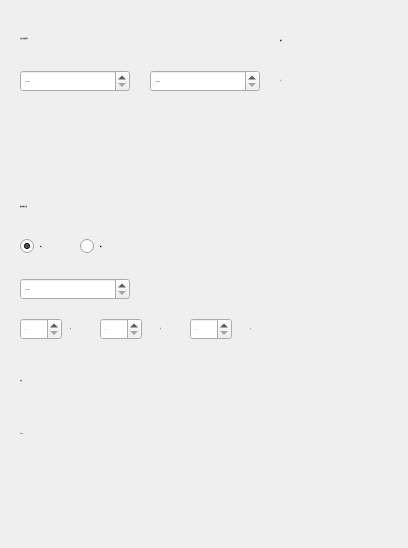
<?xml version="1.0" encoding="UTF-8"?>
<ui version="4.0">
 <class>riqi</class>
 <widget class="QWidget" name="riqi">
  <property name="geometry">
   <rect>
    <x>0</x>
    <y>0</y>
    <width>408</width>
    <height>548</height>
   </rect>
  </property>
  <property name="maximumSize">
   <size>
    <width>1000</width>
    <height>10000</height>
   </size>
  </property>
  <property name="font">
   <font>
    <family>宋体</family>
    <pointsize>-1</pointsize>
    <weight>50</weight>
    <italic>false</italic>
    <bold>false</bold>
   </font>
  </property>
  <property name="windowTitle">
   <string>计算器</string>
  </property>
  <property name="styleSheet">
   <string notr="true">*{
font:15px &quot;宋体&quot;;
color: rgb(250, 250, 250);
selection-background-color: rgb(255, 255, 255);/*选中文本*/
selection-color: rgb(0, 0, 0);
outline:none;/*焦点框*/
}
#centralWidget{
background-color: rgb(80, 80, 80);
border-bottom:5px solid rgb(20, 20, 20);
}
/*其他(控件公共样式在最后)*/

/*tab 1中按钮示例*/
#btnHoverOrange{
border-color:rgb(255, 170, 0);
}
#btnPressOrange{
color:black;
border-color: rgb(128, 128, 128);
background-color:rgb(255, 170, 0);
}
#btnHoverBlue{
border-color:rgb(0, 170, 255);
}
#btnPressBlue{
color:black;
border-color: rgb(128, 128, 128);
background-color:rgb(0, 170, 255);
}
/*tab 1中勾选框示例*/
#checkHoverOrange{
color: rgb(255, 170, 0);
}
#checkHoverOrange::indicator{
border-image: url(:/img/check_orange.png);
}
#checkCheckOrange::indicator{
border-image: url(:/img/checked_orange.png);
}
#checkHoverBlue{
color: rgb(0, 170, 255);
}
#checkHoverBlue::indicator{
border-image: url(:/img/check_blue.png);
}
#checkCheckBlue::indicator{
border-image: url(:/img/checked_blue.png);
}
#checkHoverGreen{
color: rgb(0, 255, 127);
}
#checkHoverGreen::indicator{
border-image: url(:/img/check_green.png);
}
#checkCheckGreen::indicator{
border-image: url(:/img/checked_green.png);
}
/*tab1 下拉框示例*/
#comboHover{
border:1px solid rgb(255, 170, 0);
}
#comboHover::down-arrow{
border-image: url(:/img/down_orange.png);
}
/*tab 1编辑框示例*/
#editHover{
border:1px solid rgb(255, 170, 0);
}
/*tab 1数字框示例*/
#spinHoverOrange{
border:1px solid rgb(255, 170, 0);
}
#spinHoverOrange::up-button{
border-image: url(:/img/up_orange.png);
}
#spinHoverBlue{
border:1px solid rgb(0, 170, 255);
}
#spinHoverBlue::up-button{
border-image: url(:/img/up_blue.png);
}
/*自定义按钮栏*/
#toolBar{
background-color: rgb(20, 20, 20);
border-bottom:2px solid rgb(0, 170, 255);
}
#toolBar QPushButton{
color: rgb(250, 250, 250);
border:0;
border-radius:0;
background-color: transparent;
}
#toolBar QPushButton:hover{
color:rgb(255, 170, 0);
background-color: rgba(255, 255, 255, 50);
}
#toolBar QPushButton:pressed{
background-color: rgba(255, 255, 255, 80);
}
QPushButton#btnSet{
background-image: url(:/img/set_gray.png);
background-repeat:no-repeat;
background-position:center center;
}
QPushButton#btnSet:hover{
background-image: url(:/img/set_orange.png);
}
QPushButton#btnMin{
background-image: url(:/img/min_gray.png);
background-repeat:no-repeat;
background-position:center center;
}
QPushButton#btnMin:hover{
background-image: url(:/img/min_orange.png);
}
QPushButton#btnMax{
background-image: url(:/img/max_gray.png);
background-repeat:no-repeat;
background-position:center center;
}
QPushButton#btnMax:hover{
background-image: url(:/img/max_orange.png);
}
QPushButton#btnClose{
background-image: url(:/img/close_gray.png);
background-repeat:no-repeat;
background-position:center center;
}
QPushButton#btnClose:hover{
background-image: url(:/img/close_red.png);
}

/*ToolBox*/
QToolBox{
background-color: rgb(80, 80, 80);/*背景色-空隙颜色*/
border:1px solid rgb(128, 128, 128);
}
QToolBox QWidget{/*tab页*/
background-color: rgb(80, 80, 80);
}
QToolBox&gt;QAbstractButton{/*标题栏*/
min-height:30px;
}
QToolBox::tab{
background-color:rgb(40, 40, 40);
}
QToolBox::tab:hover{
color:black;
background-color: rgb(255, 170, 0);
}
QToolBox::tab:selected{
color:rgb(255, 170, 0);
}
QToolBox::tab:selected:hover{
color:black;
}
/*分裂器*/
QSplitter::handle{
background-color: rgb(60, 60, 60);
margin:2px;
}
/*滚动区域*/
QScrollArea{
border:0;
background-color: transparent;
}
/*滚动条 */
QScrollBar:vertical{/*竖向*/
width:20px;
padding:0 3px;
margin:0;
background-color:transparent;
}
QScrollBar::add-page:vertical,QScrollBar::sub-page:vertical{
background-color: transparent;
}
QScrollBar::handle:vertical{
width:10px;
min-height:20px;
margin:20px 0;
background-color:rgb(100, 100, 100);
}
QScrollBar::handle:vertical:hover{
background-color:rgb(150, 150, 150);
}
QScrollBar::add-line:vertical{
height:20px;
width:20px;
subcontrol-position:bottom;
border-image: url(:/img/down2_white.png);
}
QScrollBar::sub-line:vertical{
height:20px;
width:20px;
subcontrol-position:top;
border-image: url(:/img/up2_white.png);
}
QScrollBar::sub-line:vertical:hover{
border-image: url(:/img/up2_orange.png);
}
QScrollBar::add-line:vertical:hover{
border-image: url(:/img/down2_orange.png);
}
QScrollBar:horizontal{/*横向*/
height:20px;
padding:3px;
margin:0;
background-color:transparent;
}
QScrollBar::add-page:horizontal,QScrollBar::sub-page:horizontal{
background-color: transparent;
}
QScrollBar::handle:horizontal{
height:10px;
min-width:20px;
margin:0 20px;
background-color:rgb(100, 100, 100);
}
QScrollBar::handle:horizontal:hover{
background-color:rgb(150, 150, 150);
}
QScrollBar::add-line:horizontal{
height:20px;
width:20px;
subcontrol-position:right;
border-image: url(:/img/right2_white.png);
}
QScrollBar::sub-line:horizontal{
height:20px;
width:20px;
subcontrol-position:left;
border-image: url(:/img/left2_white.png);
}
QScrollBar::add-line:horizontal:hover{
border-image: url(:/img/right2_orange.png);
}
QScrollBar::sub-line:horizontal:hover{
border-image: url(:/img/left2_orange.png);
}
/*TabWidget*/
QTabWidget{
}
QTabWidget&gt;QWidget&gt;QWidget{/*tab页*/
background-color: rgb(80, 80, 80);
}
QTabWidget::tab-bar{
alignment:left;/*tab位置*/
}
QTabWidget::pane { /*内容区域*/
background-color: rgb(80, 80, 80);/*背景色-空隙颜色*/
border:1px solid rgb(128, 128, 128);
}
QTabBar{
color:white;
background-color:transparent;
}
QTabBar::tab{/*页签*/
min-height:30px;
width:120px;
border-top-left-radius:20px;
border-bottom-right-radius:20px;
margin-right:1px;
margin-bottom:1px;
background-color:rgb(40, 40, 40);
}
QTabBar::tab:hover{
color:black;
background-color: rgb(255, 170, 0);
border-bottom-right-radius:0px;
}
QTabBar::tab:selected{
color:rgb(255, 170, 0);
border-bottom-right-radius:0px;
}
QTabBar::tab:selected:hover{
color:black;
}
QTabBar::tear{/*选项过多时的。。。*/
imag:;
}
QTabBar::scroller{
width:60px;
}
/*文本框*/
QTextEdit{
color:white;
border:1px solid rgb(128, 128, 128);
background-color: rgb(90, 90, 90);
}

QDateEdit{
color:white;
border:1px solid rgb(128, 128, 128);
background-color: rgb(90, 90, 90);
}

/*按钮*/
QPushButton{
color:rgb(250, 250, 250);
border:1px solid rgb(128, 128, 128);
background-color: rgb(40 ,40 ,40);
border-radius:4px;
}
QPushButton:hover{
border-color:rgb(255, 170, 0);
}
QPushButton:pressed{
background-color: rgb(255, 170, 0);
border-color: rgb(128, 128, 128);
color:black;
}
QPushButton:checked{
color: rgb(0, 255, 127);
border-color: rgb(0, 255, 127);
background-image: url(:/img/right3_green.png);
background-repeat:no-repeat;
background-position:center left;
}
QPushButton:disabled{
color: rgb(230, 230, 230);
background-color: rgb(150, 150, 150);
}
QPushButton:checked:pressed{
color:black;
}
QPushButton:checked:disabled{
color: rgb(230, 230, 230);
border-color: rgb(128, 128, 128);
background-color: rgb(150, 150, 150);
background-image: url(:/img/right3_white.png);
}
/*勾选框*/
QCheckBox{
margin-left:5px;
spacing:3px;/*点击框与文字距离*/
color: rgb(250, 250, 250);
}
QCheckBox:hover{
color: rgb(0, 255, 127);
}
QCheckBox:disabled{
color: rgb(230, 230, 230);
}
QCheckBox::indicator{/*点击框*/
width:20px;
height:20px;
}
QCheckBox::indicator:unchecked{/*可添加未点击时点击区域图片*/
border-image: url(:/img/check_white.png);
}
QCheckBox::indicator:unchecked:hover{
border-image: url(:/img/check_green.png);
}
QCheckBox::indicator:unchecked:disabled{
border-image: url(:/img/check_white.png);
}
QCheckBox::indicator:checked{/*点击时区域样式*/
border-image: url(:/img/checked_green.png);
}
QCheckBox::indicator:checked:hover{
border-image: url(:/img/checked_green.png);
}
QCheckBox::indicator:checked:disabled{
border-image: url(:/img/checked_white.png);
}
QCheckBox::indicator:indeterminate{/*半选中状态*/
}
/*下拉列表*/
QComboBox{
padding-left: 5px;
padding-right: 2px;
color:rgb(250 ,250 ,250);
border:1px solid rgb(128, 128, 128);
background-color:  rgb(100 ,100 ,100);
}
QComboBox:hover{
border:1px solid rgb(255, 170, 0);
}
QComboBox:disabled{
color: rgb(230, 230, 230);
background-color:rgb(150, 150, 150);
}
QComboBox:editable{
background-color:rgb(100, 100, 100);
}
QComboBox:editable:disabled{
background-color:rgb(150, 150, 150);
}
QComboBox QAbstractItemView{
background-color:rgb(110, 110, 110);
}
QComboBox QAbstractItemView::item{/*需要代码中-&amp;gt;setView(new QListView(this));*/
height:26px;
font: 15px &quot;宋体&quot;;
}
QComboBox QAbstractItemView::item:hover{
color:black;
background-color: rgb(255, 170, 0);
}
QComboBox QAbstractItemView::item:selected{
background-color: rgb(255, 170, 0);
}
QComboBox::drop-down {
width:20px;
height:20px;
subcontrol-position: center right;
right:2px;
border:0;
background-color:transparent;
}
QComboBox::down-arrow {/*替换三角小图标*/
width:20px;
height:20px;
border-image: url(:/img/down_white.png);
}
QComboBox::down-arrow:hover {
border-image: url(:/img/down_orange.png);
}
QComboBox::down-arrow:disabled {
border-image: url(:/img/down2_white.png);
}
/*编辑框*/
QLineEdit{
padding: 0 5px;
color: rgb(250 ,250 ,250);
background-color: rgb(100, 100, 100);
border:1px solid rgb(128, 128, 128);
}
QLineEdit:hover{
border:1px solid rgb(255, 170, 0);
}
QLineEdit[readOnly=true],QLineEdit:disabled{
color: rgb(230, 230, 230);
background-color:rgb(150, 150, 150);
}
/*整数框*/
QSpinBox{
padding:0 5px;
color: rgb(250, 250, 250);
background-color:  rgb(100, 100, 100);
border:1px solid rgb(128, 128, 128);
}
QSpinBox:hover{
border:1px solid rgb(255, 170, 0);
}
QSpinBox:disabled{
color: rgb(230, 230, 230);
background-color:rgb(150, 150, 150);
}
QSpinBox[buttonSymbols=&quot;0&quot;]::up-button{/*显示按钮=0*/
width:20px;
height:14px;
subcontrol-origin:border;
subcontrol-position:top right;
right:2px;
top:2px;
border-image: url(:/img/up_white.png);
}
QSpinBox::up-button:hover{
border-image: url(:/img/up_orange.png);
}
QSpinBox::up-button:pressed{
}
QSpinBox[buttonSymbols=&quot;0&quot;]::down-button{
width:20px;
height:14px;
subcontrol-origin:border;
subcontrol-position:bottom right;
right:2px;
bottom:2px;
border-image: url(:/img/down_white.png);
}
QSpinBox::down-button:hover{
border-image: url(:/img/down_orange.png);
}
QSpinBox::down-button:pressed{
}
QSpinBox::up-button:disabled{
border-image: url(:/img/up2_white.png);
}
QSpinBox::down-button:disabled{
border-image: url(:/img/down2_white.png);
}
/*表头*/
QHeaderView{
font: 15px &quot;宋体&quot;;
color:rgb(240, 240, 240);
background-color: rgb(80, 80, 80);
}
QHeaderView::section:horizontal{/*横表头*/
min-height:30px;
border:0;
border-bottom:1px solid rgb(0, 170, 255);
background-color: rgb(60,60,60);
}
QHeaderView::section:vertical{/*竖表头*/
min-width:60px;
padding-left:15px;
border:1px solid rgb(128, 128, 128);
border-top:0;
border-left:0;
background-color: rgb(60, 60, 60);
}
QHeaderView::section{
font: 15px &quot;宋体&quot;;
text-align:center;
}
QHeaderView::section:hover{
color:black;
background-color: rgb(255, 170, 0);
}
QHeaderView::section:checked{/*不取消高亮*/
font: 15px &quot;宋体&quot;;
font-weight:normal;
color: rgb(255, 170, 0);
}
QHeaderView::section:selected{
font: 15px &quot;宋体&quot;;
font-weight:normal;
color: red;
}
QHeaderView::section:checked:hover{
font-weight:normal;
color: rgb(240, 240, 240);
}
QHeaderView::section:first{/*表头第一个位置*/
}
QHeaderView::down-arrow{/*图标用来排序的*/
}
QHeaderView::up-arrow{
}
/*表格*/
QTableView{/*对齐方式代码设置*/
border:1px solid rgb(128, 128, 128);
gridline-color: rgb(128, 128, 128);/*网格线颜色*/
background-color: rgb(80, 80, 80);
}
QTableView QTableCornerButton::section{/*表头左上*/
background-color: rgb(60,60,60);
border:0;
border-bottom:1px solid rgb(0, 170, 255);
}
QTableView::item{/*表内容*/
font: 15px &quot;宋体&quot;;
color: rgb(250, 250, 250);
background-color: rgb(80, 80, 80);
}
QTableView::item:selected{
color:black;
background-color: rgb(255, 170, 0);
}
QTableView::indicator{
width: 20px;
height: 20px;
}
QTableView::indicator:enabled:checked{
image: ;
}
QTableView::indicator:enabled:unchecked{
image: ;
}
/*菜单*/
QPushButton::menu-indicator{/*setmenu*/
image:none;
}
QMenu{
border:1px solid rgb(128, 128, 128);
background-color:rgb(70, 70, 70);
margin:0px;
padding:0px;
}
QMenu::item {
margin:0px;
padding:0 20 0 10px;
font:15px &quot;宋体&quot;;
min-height:26px;
max-height:28px;
color:rgb(240, 240, 240);
background-color:rgb(70, 70, 70);
}
QSpacerItem{
background-color: rgb(0, 255, 0);
}
QMenu::item:disabled{
color:rgb(240, 240, 240);
background-color:rgb(110, 110, 110);
}
QMenu::item:selected {
color:black;
background-color: rgb(255, 170, 0);
}
QMenu::item:selected:disabled{
color:rgb(240, 240, 240);
background-color:rgb(110, 110, 110);
}
QMenu::separator {/*分割线*/
height: 1px;
background: transparent;
}</string>
  </property>
  <widget class="QWidget" name="centralWidget" native="true">
   <property name="geometry">
    <rect>
     <x>0</x>
     <y>-20</y>
     <width>411</width>
     <height>571</height>
    </rect>
   </property>
   <widget class="QDateEdit" name="dateEdit">
    <property name="geometry">
     <rect>
      <x>20</x>
      <y>90</y>
      <width>110</width>
      <height>22</height>
     </rect>
    </property>
   </widget>
   <widget class="QDateEdit" name="dateEdit_2">
    <property name="geometry">
     <rect>
      <x>150</x>
      <y>90</y>
      <width>110</width>
      <height>22</height>
     </rect>
    </property>
   </widget>
   <widget class="QLabel" name="label">
    <property name="geometry">
     <rect>
      <x>280</x>
      <y>90</y>
      <width>111</width>
      <height>21</height>
     </rect>
    </property>
    <property name="text">
     <string>0天</string>
    </property>
   </widget>
   <widget class="QLabel" name="label_2">
    <property name="geometry">
     <rect>
      <x>20</x>
      <y>50</y>
      <width>121</width>
      <height>16</height>
     </rect>
    </property>
    <property name="text">
     <string>日期之间相隔时间</string>
    </property>
   </widget>
   <widget class="QLabel" name="label_3">
    <property name="geometry">
     <rect>
      <x>280</x>
      <y>50</y>
      <width>54</width>
      <height>21</height>
     </rect>
    </property>
    <property name="text">
     <string>差值</string>
    </property>
   </widget>
   <widget class="QLabel" name="label_4">
    <property name="geometry">
     <rect>
      <x>20</x>
      <y>218</y>
      <width>121</width>
      <height>16</height>
     </rect>
    </property>
    <property name="text">
     <string>添加或减去天数</string>
    </property>
   </widget>
   <widget class="QDateEdit" name="dateEdit_3">
    <property name="geometry">
     <rect>
      <x>20</x>
      <y>298</y>
      <width>110</width>
      <height>22</height>
     </rect>
    </property>
   </widget>
   <widget class="QSpinBox" name="spinBox">
    <property name="geometry">
     <rect>
      <x>20</x>
      <y>338</y>
      <width>42</width>
      <height>22</height>
     </rect>
    </property>
   </widget>
   <widget class="QLabel" name="label_5">
    <property name="geometry">
     <rect>
      <x>70</x>
      <y>338</y>
      <width>21</width>
      <height>21</height>
     </rect>
    </property>
    <property name="text">
     <string>年</string>
    </property>
   </widget>
   <widget class="QSpinBox" name="spinBox_2">
    <property name="geometry">
     <rect>
      <x>100</x>
      <y>338</y>
      <width>42</width>
      <height>22</height>
     </rect>
    </property>
   </widget>
   <widget class="QLabel" name="label_6">
    <property name="geometry">
     <rect>
      <x>160</x>
      <y>338</y>
      <width>21</width>
      <height>21</height>
     </rect>
    </property>
    <property name="text">
     <string>月</string>
    </property>
   </widget>
   <widget class="QSpinBox" name="spinBox_3">
    <property name="geometry">
     <rect>
      <x>190</x>
      <y>338</y>
      <width>42</width>
      <height>22</height>
     </rect>
    </property>
   </widget>
   <widget class="QLabel" name="label_13">
    <property name="geometry">
     <rect>
      <x>250</x>
      <y>338</y>
      <width>21</width>
      <height>21</height>
     </rect>
    </property>
    <property name="text">
     <string>日</string>
    </property>
   </widget>
   <widget class="QRadioButton" name="radioButton">
    <property name="geometry">
     <rect>
      <x>20</x>
      <y>258</y>
      <width>89</width>
      <height>16</height>
     </rect>
    </property>
    <property name="text">
     <string>添加</string>
    </property>
    <property name="checked">
     <bool>true</bool>
    </property>
   </widget>
   <widget class="QRadioButton" name="radioButton_2">
    <property name="geometry">
     <rect>
      <x>80</x>
      <y>258</y>
      <width>89</width>
      <height>16</height>
     </rect>
    </property>
    <property name="text">
     <string>减去</string>
    </property>
   </widget>
   <widget class="QLabel" name="label_14">
    <property name="geometry">
     <rect>
      <x>20</x>
      <y>390</y>
      <width>54</width>
      <height>20</height>
     </rect>
    </property>
    <property name="text">
     <string>日期</string>
    </property>
   </widget>
   <widget class="QLabel" name="label_15">
    <property name="geometry">
     <rect>
      <x>20</x>
      <y>428</y>
      <width>131</width>
      <height>51</height>
     </rect>
    </property>
    <property name="text">
     <string>2000-1-1</string>
    </property>
   </widget>
  </widget>
 </widget>
 <layoutdefault spacing="6" margin="11"/>
 <resources/>
 <connections/>
</ui>
